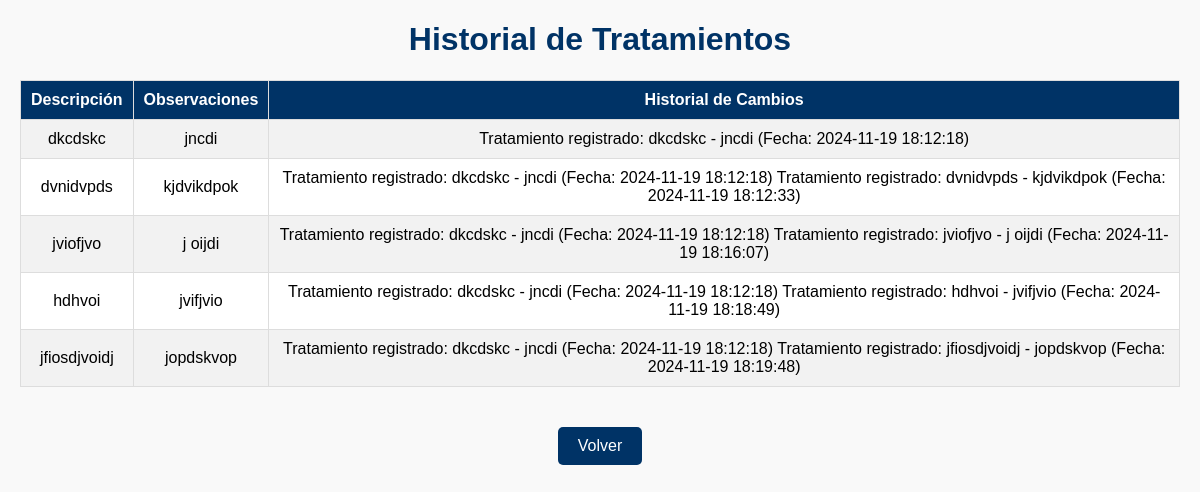
Page /historial_tratamiento.php?id=1 (signed in) on the committed database.
### tables this page shows
CREATE TABLE `tratamiento` (
  `Id_tratamiento` int(11) NOT NULL,
  `descripcion` varchar(200) DEFAULT NULL,
  `observaciones` varchar(200) DEFAULT NULL,
  `historial_de_cambios` varchar(255) NOT NULL,
  `Id_cita` int(11) DEFAULT NULL
);

### historial_tratamiento.php (the view, shortened to what this page needs)
<?php
include('conexion.php');
if (isset($_GET['id'])) {
    $id_paciente = $_GET['id'];
    $query_tratamiento = "
        SELECT t.Descripcion, t.Observaciones, t.Historial_de_cambios
        FROM tratamiento t
        JOIN citas c ON c.Id_cita = t.Id_cita
        WHERE c.Id_paciente = $id_paciente
    ";
    $result_tratamiento = mysqli_query($conn, $query_tratamiento);
} else {
    die("Error: El ID del paciente no está presente.");
}
?>
<!DOCTYPE html>
<html lang="es">
<head>
</head>
<body>
    <div class="container">
        <h1>Historial de Tratamientos</h1>
        <table>
            <tr>
                <th>Descripción</th>
                <th>Observaciones</th>
                <th>Historial de Cambios</th>
            </tr>
            <?php
            while ($tratamiento = mysqli_fetch_assoc($result_tratamiento)) {
                echo "<tr>
                        <td>" . htmlspecialchars($tratamiento['Descripcion']) . "</td>
                        <td>" . htmlspecialchars($tratamiento['Observaciones']) . "</td>
                        <td>" . htmlspecialchars($tratamiento['Historial_de_cambios']) . "</td>
                    </tr>";
            }
            ?>
        </table>
        <div style="text-align: center;">
            <a href="ver_pacientes.php" class="btn-volver">Volver </a>
        </div>
    </div>
</body>
</html>

### historial_tratamiento.php (style rules this page uses)
body { font-family: Arial, sans-serif; margin: 20px; background-color: #f9f9f9; }
h1 { text-align: center; color: #003366; }
table { width: 100%; border-collapse: collapse; margin: 20px auto; background-color: #ffffff; }
table th, table td { border: 1px solid #ddd; padding: 10px; text-align: center; }
table th { background-color: #003366; color: #ffffff; }
table tr:nth-child(even) { background-color: #f2f2f2; }
.container { max-width: 1200px; margin: 0 auto; }
.btn-volver { display: inline-block; margin-top: 20px; padding: 10px 20px; background-color: #003366; color: #ffffff; text-decoration: none; border-radius: 5px; text-align: center; }

### rows in the picture
tratamiento: descripcion "dkcdskc", observaciones "jncdi", historial_de_cambios "Tratamiento registrado: dkcdskc - jncdi (Fecha: 2024-11-19 18:12:18)"
tratamiento: descripcion "dvnidvpds", observaciones "kjdvikdpok", historial_de_cambios "Tratamiento registrado: dkcdskc - jncdi (Fecha: 2024-11-19 18:12:18) Tratamiento registrado: dvnidvpds - kjdvikdpok (Fecha: 2024-11-19 18:12:33)"
tratamiento: descripcion "jviofjvo", observaciones "j oijdi", historial_de_cambios "Tratamiento registrado: dkcdskc - jncdi (Fecha: 2024-11-19 18:12:18) Tratamiento registrado: jviofjvo - j oijdi (Fecha: 2024-11-19 18:16:07)"
tratamiento: descripcion "hdhvoi", observaciones "jvifjvio", historial_de_cambios "Tratamiento registrado: dkcdskc - jncdi (Fecha: 2024-11-19 18:12:18) Tratamiento registrado: hdhvoi - jvifjvio (Fecha: 2024-11-19 18:18:49)"
tratamiento: descripcion "jfiosdjvoidj", observaciones "jopdskvop", historial_de_cambios "Tratamiento registrado: dkcdskc - jncdi (Fecha: 2024-11-19 18:12:18) Tratamiento registrado: jfiosdjvoidj - jopdskvop (Fecha: 2024-11-19 18:19:48)"
